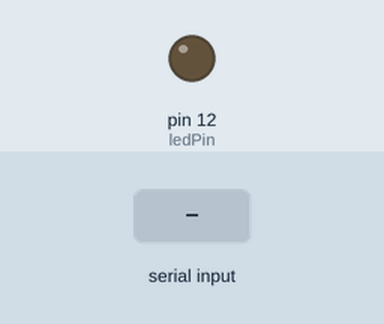
This sketch was run on a simulated Arduino Uno, built with avr-gcc and run on an emulated ATmega328P. Parts: output pins drawn as LEDs (lit = HIGH). The inputs (shaded band) are chosen by the test bench.

Above: at 1.2 s.
1.3 s: "1" received over Serial
At 2.5 s:
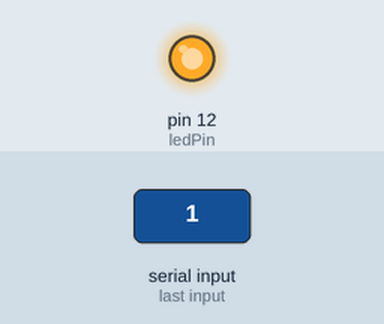
2.8 s: "0" received over Serial
At 3.9 s:
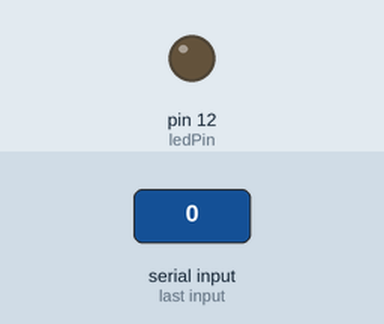
4.3 s: "2" received over Serial
At 5.0 s:
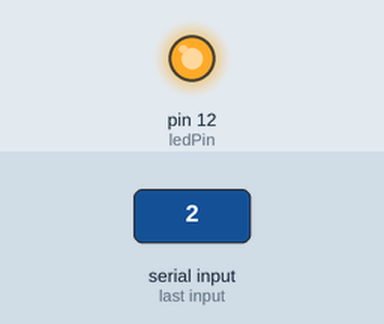
Timing chart, 0 to 7.3 s (numbered marks = the images above; inputs shaded):
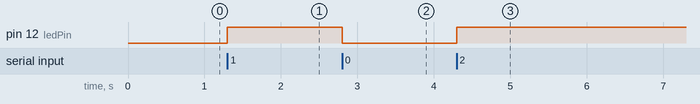

Measured:
- after the input at 1.3 s, pin 12 (ledPin): LOW → HIGH at once
- after the input at 2.8 s, pin 12 (ledPin): HIGH → LOW at once
- after the input at 4.3 s, pin 12 (ledPin): LOW → HIGH at once

The sketch:

prueba_comunicacion.ino
```cpp
const int ledPin = 12; // Pin del LED

void setup() {
  pinMode(ledPin, OUTPUT); // Configura el pin del LED como salida
  Serial.begin(9600); // Inicia la comunicación serial a 9600 baudios
}

void loop() {
  if (Serial.available()>0) {
    {
    char option=Serial.read();// Lee el número entero recibido desde Python

    if (option >= '1' && option <= '5') {
      digitalWrite(ledPin, HIGH); // Enciende el LED si el número está entre 1 y 5
    } else {
      digitalWrite(ledPin, LOW); // Apaga el LED si el número no está entre 1 y 5
    }
  }
}
}
```
